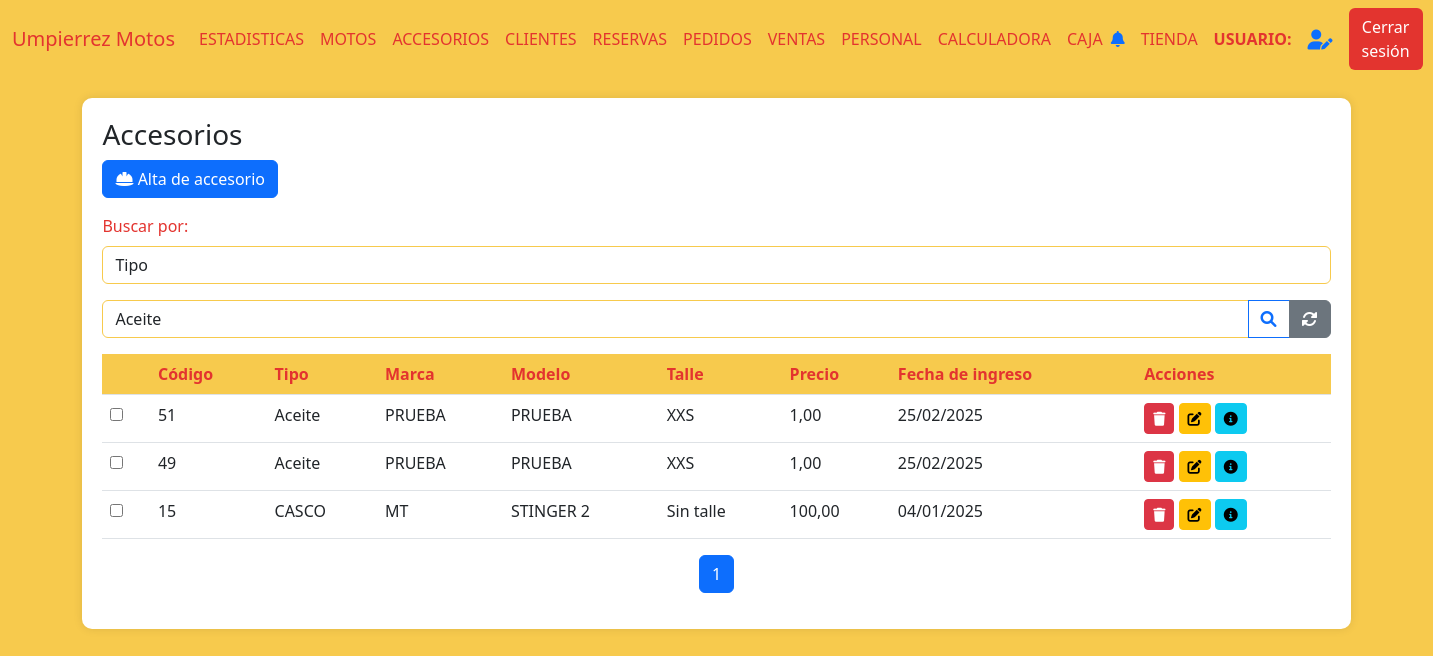
/accesorios (signed in), run on an earlier commit of the app's database.
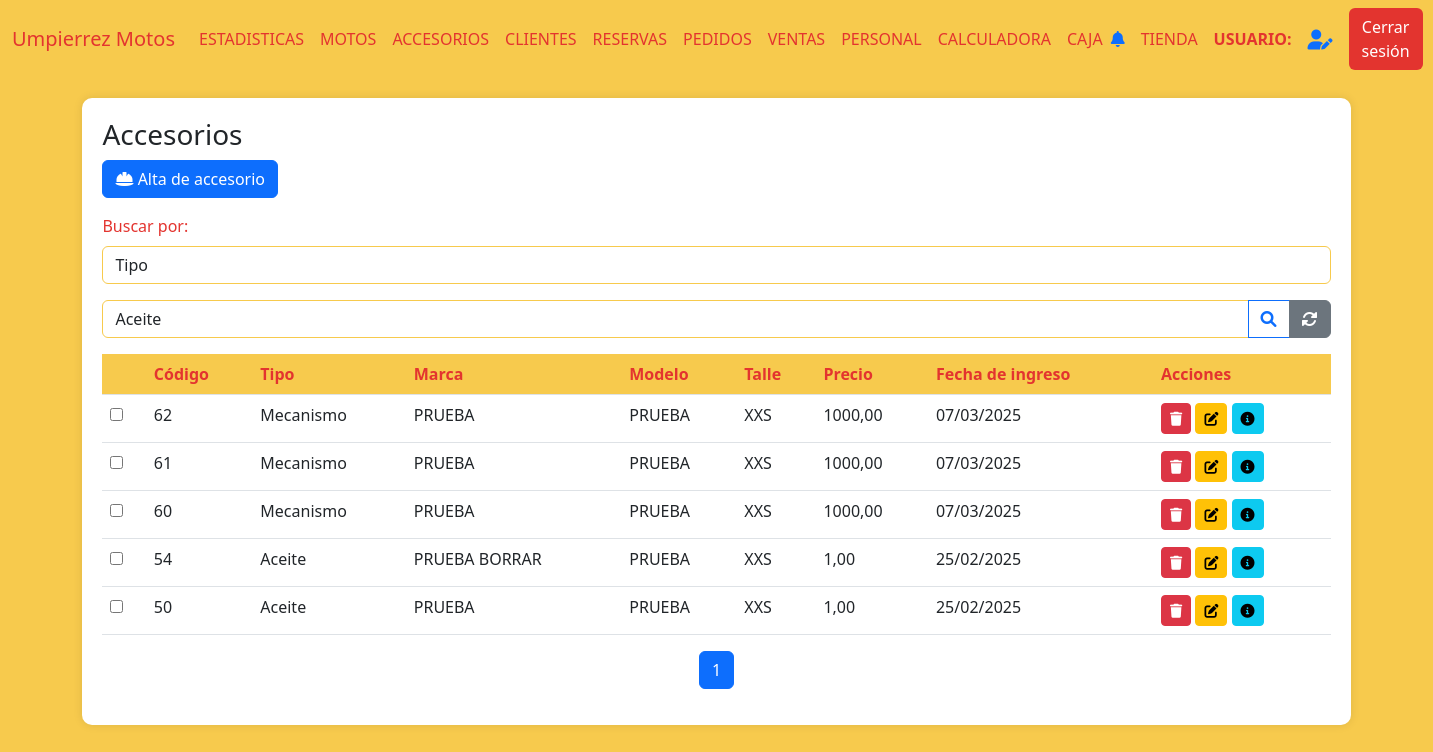
And on a later commit of the database.
### AppUM/models.py (models this page shows)
class Accesorio(models.Model):
    tipo = models.CharField(max_length=20)
    marca = models.CharField(max_length=20)
    modelo = models.CharField(max_length=20)
    precio = models.DecimalField(max_digits=10, decimal_places=2)
    foto = models.ImageField(null=True, blank=True, upload_to="accesorios/")
    activo = models.BooleanField()
    fecha_ingreso = models.DateTimeField(auto_now_add=True)
    moneda_precio = models.CharField(max_length=10,default=True,null=True)
    talle = models.CharField(max_length=20,null=True)
    seleccionado = models.BooleanField(default=0)

### AppUM/decorators.py (the view)
    def _wrapped_view(request, *args, **kwargs):
        user = request.user
        if user.is_authenticated:
            usuario_consulta = Personal.objects.filter(usuario=user.username).first()
            if usuario_consulta:
                if Administrativo.objects.filter(personal_ptr_id=usuario_consulta.id,activo=1).exists():
                    return view_func(request, *args, **kwargs)
                else:
                    raise PermissionDenied
            else:
                return view_func(request, *args, **kwargs)
        else:
            return redirect('Login')  # Redirigir al login si no está autenticado

### AppUM/context_processors.py (called while the page is built)
def cantidad_solicitudes_no_leidas(req):
    if req.user.is_authenticated:
        usuario = req.user
        usuario_actual = Personal.objects.filter(usuario=usuario.username).first()
        notificaciones = NotificacionPersonal.objects.filter(personal=usuario_actual,leido=0).count()
    else:
        notificaciones = 0
    return {'notificaciones': notificaciones}

### AppUM/functions.py (called while the page is built)
def funcion_paginas_varias(req,instancia_model):
    paginator = Paginator(instancia_model, 5)  # 5 motos por página
    page_number = req.GET.get('page')  # Obtiene el número de página desde la URL
    page_obj = paginator.get_page(page_number)
    return page_obj

### AppUM/views.py (called while the page is built)
@admin_required
def vista_inventario_accesorios(req):
    accesorios = Accesorio.objects.filter(activo=1).order_by('-fecha_ingreso')
    logo_um = Logos.objects.get(id=1)
    page_obj = funcion_paginas_varias(req,accesorios)  # Obtiene la página solicitada
    seleccionados = Accesorio.objects.filter(activo=1,seleccionado=1)
    return render(req,"perfil_administrativo/accesorios/accesorios.html",{"seleccionados":seleccionados,'page_obj': page_obj,"accesorios":accesorios,"logo_um":logo_um.logo_UM.url if logo_um.logo_UM else None})

### AppUM/templates/perfil_administrativo/accesorios/accesorios.html (shortened to what this page needs)
{% extends "perfil_administrativo/padre_perfil_administrativo.html" %}
{% load static %}
{% block contenidoQueCambia %}
<div class="table-container" id="inventarios">
    <h3>Accesorios</h3>
    <a href="{% url 'AccesorioAlta' %}" class="btn btn-primary mb-3">
        <i class="fas fa-helmet-safety"></i> Alta de accesorio
    </a>
    <div class="mb-3">
        <label for="estado" class="form-label">Buscar por:</label>
        <select class="form-control" name="estado_accesorio" id="tipo_busqueda" onchange="tipo_busqueda()">
            <option value="tipo">Tipo</option>
        </select>
    </div>
    <form action="{% url 'BusquedaTipoAccesorio' %}" enctype="multipart/form-data" method="get" id="busqueda_tipo">{% csrf_token %}
        <div class="input-group mb-3">
            <select class="form-control" name="tipo_accesorio" id="tipo_accesorio">
                    <option value="Aceite">Aceite</option>
            </select>
            <button class="btn btn-outline-primary" type="submit">
                <i class="fas fa-search"></i>
            </button>
            <a href="{% url 'Accesorios' %}" class="btn btn-secondary">
                <i class="fas fa-sync-alt"></i>
            </a>
        </div>
    </form>
    <table class="table">
        <thead>
            <tr>
                <th></th>
                <th>Código</th>
                <th>Tipo</th>
                <th>Marca</th>
                <th>Modelo</th>
                <th>Talle</th>
                <th>Precio</th>
                <th>Fecha de ingreso</th>
                <th>Acciones</th>
            </tr>
        </thead>
        <tbody>
            {% if page_obj %}
                {% for accesorios in page_obj %}
            <tr>
                <td>
                    <form action="{% url 'SeleccionarAccesorio' accesorios.id %}" method="POST" class="accesorio-form">
                        <input type="checkbox" class="accesorio-checkbox"
                               name="seleccionado"
                               value="1"
                               onchange="this.form.submit()"
                               {% if accesorios.seleccionado %}checked{% endif %}>
                    </form>
                </td>
                <td>{{ accesorios.id }}</td>
                <td>{{ accesorios.tipo }}</td>
                <td>{{ accesorios.marca }}</td>
                <td>{{ accesorios.modelo}}</td>
                <td>{{ accesorios.talle}}</td>
                <td>{{ accesorios.precio}}</td>
                <td>{{ accesorios.fecha_ingreso|date:"d/m/Y"}}</td>
                <td>
                    <a href="{% url 'AccesorioBaja' accesorios.id %}"><button class="btn btn-sm btn-danger"><i class="fas fa-trash"></i></button></a>
                    <a href="{% url 'AccesorioModificacion' accesorios.id %}"><button class="btn btn-sm btn-warning"><i class="fas fa-edit"></i></button></a>
                    <a href="{% url 'AccesorioDetalle' accesorios.id %}"><button class="btn btn-sm btn-info"><i class="fas fa-info-circle"></i></button></a>
                </td>
            </tr>
            {% endfor %}
            {% else %}
                <tr>
                    <td colspan="9" class="text-center text-muted">
                        No hay registros de accesorios disponibles.
                    </td>
                </tr>
            {% endif %}
        </tbody>
    </table>
    <nav aria-label="Page navigation">
        <ul class="pagination justify-content-center">
            {% for num in page_obj.paginator.page_range %}
            <li class="page-item {% if page_obj.number == num %}active{% endif %}">
                <a class="page-link" href="?page={{ num }}">{{ num }}</a>
            </li>
            {% endfor %}
        </ul>
    </nav>
</div>
{% endblock %}

What changed in the data, as far as the page shows it:
no longer on this page (row edited): Accesorio: id "51", tipo "Aceite", marca "PRUEBA", modelo "PRUEBA", talle "XXS", precio "1,00", fecha_ingreso "25/02/2025"
no longer on this page (row edited): Accesorio: id "49", tipo "Aceite", marca "PRUEBA", modelo "PRUEBA", talle "XXS", precio "1,00", fecha_ingreso "25/02/2025"
no longer on this page (row edited): Accesorio: id "15", tipo "CASCO", marca "MT", modelo "STINGER 2", talle "Sin talle", precio "100,00", fecha_ingreso "04/01/2025"
added Accesorio: id "62", tipo "Mecanismo", marca "PRUEBA", modelo "PRUEBA", talle "XXS", precio "1000,00", fecha_ingreso "07/03/2025"
added Accesorio: id "61", tipo "Mecanismo", marca "PRUEBA", modelo "PRUEBA", talle "XXS", precio "1000,00", fecha_ingreso "07/03/2025"
added Accesorio: id "60", tipo "Mecanismo", marca "PRUEBA", modelo "PRUEBA", talle "XXS", precio "1000,00", fecha_ingreso "07/03/2025"
now on this page (row edited): Accesorio: id "54", tipo "Aceite", marca "PRUEBA BORRAR", modelo "PRUEBA", talle "XXS", precio "1,00", fecha_ingreso "25/02/2025"
now on this page (row edited): Accesorio: id "50", tipo "Aceite", marca "PRUEBA", modelo "PRUEBA", talle "XXS", precio "1,00", fecha_ingreso "25/02/2025"
